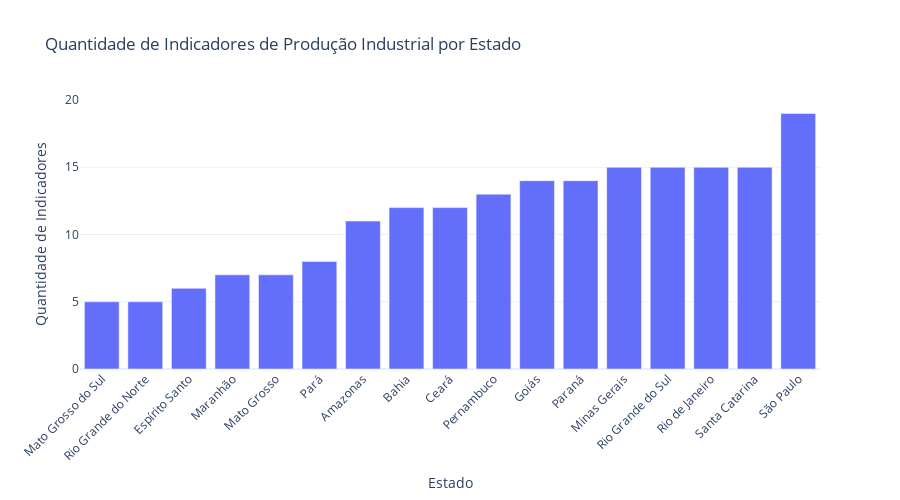

The code cell stored with this chart in its notebook:
### Code cell
import plotly.express as px

fig = px.bar(
    dados_por_uf.sort_values(by='NAME'),
    x='NOME_ESTADO',
    y='NAME',
    title='Quantidade de Indicadores de Produção Industrial por Estado',
    labels={'NAME': 'Quantidade de Indicadores', 'NOME_ESTADO': 'Estado'},
)

fig.update_layout(
    xaxis_tickangle=-45,
    template='plotly_white',
    height=500
)

fig.show()

### Figure 1 — Plotly figure (JSON) as saved in the notebook; plotly's stock layout.template omitted (floating-point values rounded to 4 significant figures)
{"data": [{"hovertemplate": "Estado=%{x}<br>Quantidade de Indicadores=%{y}<extra></extra>", "legendgroup": "", "marker": {"color": "#636efa", "pattern": {"shape": ""}}, "name": "", "orientation": "v", "showlegend": false, "textposition": "auto", "type": "bar", "x": ["Mato Grosso do Sul", "Rio Grande do Norte", "Espírito Santo", "Maranhão", "Mato Grosso", "Pará", "Amazonas", "Bahia", "Ceará", "Pernambuco", "Goiás", "Paraná", "Minas Gerais", "Rio Grande do Sul", "Rio de Janeiro", "Santa Catarina", "São Paulo"], "xaxis": "x", "y": [5, 5, 6, 7, 7, 8, 11, 12, 12, 13, 14, 14, 15, 15, 15, 15, 19], "yaxis": "y"}], "layout": {"barmode": "relative", "height": 500, "legend": {"tracegroupgap": 0}, "title": {"text": "Quantidade de Indicadores de Produção Industrial por Estado"}, "xaxis": {"anchor": "y", "domain": [0, 1], "tickangle": -45, "title": {"text": "Estado"}}, "yaxis": {"anchor": "x", "domain": [0, 1], "title": {"text": "Quantidade de Indicadores"}}}}
